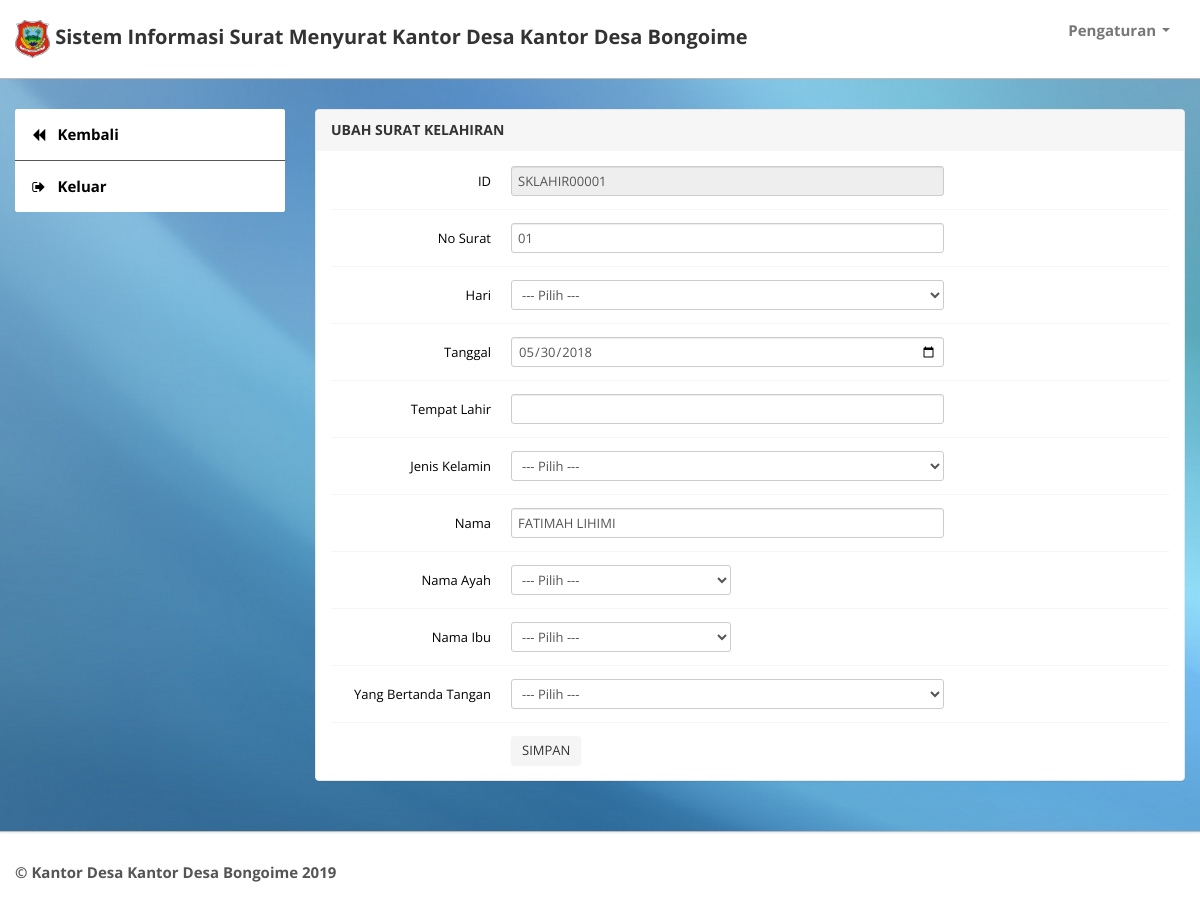
Page /ubah-s-kelahiran.php?id_s_kelahiran=SKLAHIR00001 (signed in) on the committed database.
### tables this page shows
CREATE TABLE `tbl_instansi` (
  `id_instansi` int(11) NOT NULL,
  `nm` varchar(100) NOT NULL
);

CREATE TABLE `tbl_s_kelahiran` (
  `id_s_kelahiran` varchar(30) NOT NULL,
  `no_surat_kelahiran` varchar(30) NOT NULL,
  `hari` varchar(25) NOT NULL,
  `tanggal` date NOT NULL,
  `jk_anak` varchar(25) NOT NULL,
  `nama_yg_lahir` varchar(100) NOT NULL,
  `nama_ibu` varchar(30) NOT NULL,
  `nama_ayah` varchar(30) NOT NULL,
  `id_pg` varchar(30) NOT NULL
);

### ubah-s-kelahiran.php (the view, shortened to what this page needs)
<?php
if(empty($_SESSION['username'] AND $_SESSION['hak_akses'])){
header("location:index.php");
}else{
?>
<?php
$id_s_kelahiran   	= $_GET['id_s_kelahiran'];
$query   		  	= mysqli_query($config, " SELECT * FROM  tbl_s_kelahiran where id_s_kelahiran='$id_s_kelahiran'");
$a=mysqli_fetch_array($query);
$id_s_kelahiran  	= $a['id_s_kelahiran'];
$no_surat_kelahiran = $a['no_surat_kelahiran'];
$tanggal			= $a['tanggal'];
$nama_yg_lahir	    = $a['nama_yg_lahir'];
$tempat_lahir		= $a['tempat_lahir'];
?>
<!DOCTYPE html>
<html lang="en">
<head>
	<link type="text/css" href="bootstrap/css/bootstrap.min.css" rel="stylesheet">
	<link type="text/css" href="bootstrap/css/bootstrap-responsive.min.css" rel="stylesheet">
	<link type="text/css" href="css/theme.css" rel="stylesheet">
	<link type="text/css" href="images/icons/css/font-awesome.css" rel="stylesheet">
	<link rel="stylesheet" href="https://ajax.googleapis.com/ajax/libs/jqueryui/1.12.1/themes/smoothness/jquery-ui.css">
	<link rel="stylesheet" href="https://cdnjs.cloudflare.com/ajax/libs/chosen/1.8.7/chosen.min.css">
</head>
<body>
	 <div class="navbar navbar-fixed-top">
            <div class="navbar-inner">
                <div class="container">
                        <a class="brand" href="">
                         <img width="35" height="35" src="logodesa/logodesa.png">
                        <?php
                        $query = mysqli_query($config, "SELECT * FROM tbl_instansi WHERE id_instansi");
                        $data=mysqli_fetch_assoc($query);
                        ?>
                        Sistem Informasi Surat Menyurat <?php echo 'Kantor Desa '.$data['nm']; ?>
                        </a>
                    <div class="nav-collapse collapse navbar-inverse-collapse">
                        <ul class="nav pull-right">
                            <li class="nav-user dropdown"><a href="#" class="dropdown-toggle" data-toggle="dropdown">
                                Pengaturan
                                <b class="caret"></b></a>
                            </li>
                        </ul>
                    </div>
                </div>
            </div>
        </div>
	<div class="wrapper">
		<div class="container">
			<div class="row">
				<div class="span3">
					 <div class="sidebar">
                            <ul class="widget widget-menu unstyled">
                                <li class="active"><a href="tabel-s-kelahiran.php"><i class="menu-icon icon-backward"></i>Kembali
                                </a></li>
                                 <li><a href="logout.php"><i class="menu-icon icon-signout">
                                </i>Keluar
                                </a></li>
                            </ul>
                        </div>
				</div>
				<div class="span9">
					<div class="content">
						<div class="module">
							<div class="module-head">
								<h3>UBAH SURAT KELAHIRAN</h3>
							</div>
							<div class="module-body">
									<form class="form-horizontal row-fluid" method="post" action="proses-ubah-s-kelahiran.php">
										<div class="control-group">
											<label class="control-label" for="basicinput">ID</label>
											<div class="controls">
												<input type="text" name="id_s_kelahiran" id="basicinput" class="span8" value="<?php echo $id_s_kelahiran; ?>" readonly>
											</div>
										</div>
										<div class="control-group">
											<label class="control-label" for="basicinput">No Surat</label>
											<div class="controls">
												<input type="text" name="no_surat_kelahiran" id="basicinput" class="span8" value="<?php echo $no_surat_kelahiran; ?>">
											</div>
										</div>
										<div class="control-group">
												<label class="control-label" for="basicinput">
												Hari</label>
												<div class="controls">
													<select name="hari" tabindex="1" data-placeholder="Select here.." class="span8">
														<option value="">--- Pilih ---</option>
													</select>
											  </div>
										</div>
										<div class="control-group">
											<label class="control-label" for="basicinput">Tanggal</label>
											<div class="controls">
												<input type="date" name="tanggal" id="basicinput" class="span8" value="<?php echo $tanggal; ?>">
											</div>
										</div>
										<div class="control-group">
											<label class="control-label" for="basicinput">Tempat Lahir</label>
											<div class="controls">
												<input type="text" name="tempat_lahir" id="basicinput" class="span8" autocomplete="off" value="<?php echo $tempat_lahir; ?>">
											</div>
										</div>
										<div class="control-group">
												<label class="control-label" for="basicinput">
												Jenis Kelamin</label>
												<div class="controls">
													<select name="jk_anak" tabindex="1" data-placeholder="Select here.." class="span8">
														<option value="">--- Pilih ---</option>
													</select>
											  </div>
										</div>
										<div class="control-group">
											<label class="control-label" for="basicinput">Nama</label>
											<div class="controls">
												<input type="text" name="nama_yg_lahir" id="basicinput" class="span8" value="<?php echo $nama_yg_lahir; ?>">
											</div>
										</div>
										<div class="control-group">
										<label class="control-label" for="basicinput">Nama Ayah</label>
											<div class="controls">
												<select name="nama_ayah" tabindex="1" class="chosen" >
													<option>--- Pilih ---</option>
												</select>
											</div>
										</div>
										<div class="control-group">
										<label class="control-label" for="basicinput">Nama Ibu</label>
											<div class="controls">
												<select name="nama_ibu" tabindex="1" class="chosen" >
													<option>--- Pilih ---</option>
												</select>
											</div>
										</div>
										<div class="control-group">
										<label class="control-label" for="basicinput">Yang Bertanda Tangan</label>
											<div class="controls">
												<select name="id_pg" tabindex="1" class="span8">
												<option>--- Pilih ---</option>
												</select>
											</div>
										</div>
										<div class="control-group">
											<div class="controls">
												<button name="simpan" type="submit" class="btn">SIMPAN</button>
											</div>
										</div>
									</form>
							</div>
						</div>
					</div>
				</div>
			</div>
		</div>
	</div>
	<div class="footer">
		<div class="container">
			 <b class="copyright">
                <?php
                $query = mysqli_query($config, "SELECT * FROM tbl_instansi WHERE id_instansi");
                $data=mysqli_fetch_assoc($query);
                ?>
                &copy; <?php echo 'Kantor Desa '.$data['nm'] . " " .date('Y'); ?>
            </b>
		</div>
	</div>
</body>
</html>
<?php
}
?>

### css/theme.css (style rules this page uses)
body { font-size: 15px; font-family: 'Open Sans', Arial, sans-serif; background: #fff; font-weight: bold; color: #000000; }
h1, h2, h3, h4, h5, h6 { color: #333; margin-top: 0 }
h3 { font-size: 20px }
strong, b { color: #555 }
.wrapper { background: url(../images/tema.jpg) #eee; border-bottom: 1px solid #bbb; -webkit-box-shadow: 0 1px 2px rgba(0,0,0,0.1); -moz-box-shadow: 0 1px 2px rgba(0,0,0,0.1); box-shadow: 0 1px 2px rgba(0,0,0,0.1); padding: 30px 0 }
.footer { color: #999; padding: 30px 0 60px }
form { margin: 0 }
select, textarea, input[type="text"], input[type="password"], input[type="datetime"], input[type="datetime-local"], input[type="date"], input[type="month"], input[type="time"], input[type="week"], input[type="number"], input[type="email"], input[type="url"], input[type="search"], input[type="tel"], input[type="color"], .uneditable-input, label, input, button, select, textarea { -webkit-border-radius: 3px; -moz-border-radius: 3px; border-radius: 3px; font-size: 13px; font-family: 'Open Sans', Tahoma, Arial, sans-serif }
body [class^="icon-"], body [class*=" icon-"] { font-size: 14px; line-height: 20px; height: 20px }
.module { background: #fff; -webkit-border-radius: 3px; -moz-border-radius: 3px; border-radius: 3px; border: 1px solid #ccc; border-bottom-color: #bbb; -webkit-box-shadow: 0 0 1px rgba(0,0,0,0.2); -moz-box-shadow: 0 0 1px rgba(0,0,0,0.2); box-shadow: 0 0 1px rgba(0,0,0,0.2); margin-bottom: 30px }
.form-horizontal .control-group, .form-vertical .control-group { margin-bottom: 0 }
.form-horizontal .control-group+.control-group, .form-vertical .control-group+.control-group { margin-top: 13px; padding-top: 13px; border-top: 1px solid #f5f5f5 }
.navbar { position: static!important; margin: 0!important }
.navbar .navbar-inner { background: #fff; border-bottom: 1px solid #bbb; -webkit-box-shadow: 0 1px 2px rgba(0,0,0,0.15); -moz-box-shadow: 0 1px 2px rgba(0,0,0,0.15); box-shadow: 0 1px 2px rgba(0,0,0,0.15) }
.navbar .brand { color: #333; font-weight: bold; font-size: 20px; margin-right: 20px; padding: 20px }
.navbar .nav>li>a { padding: 20px 15px; font-weight: bold; color: #777 }
.nav-user>a { height: 20px }
.btn, .btn-box { -webkit-border-radius: 3px; -moz-border-radius: 3px; border-radius: 3px }
.btn { font-size: 13px; font-weight: 600 }
.btn { display: inline-block; margin-bottom: 0; font-weight: 400; text-align: center; vertical-align: middle; cursor: pointer; background-image: none; border: 1px solid transparent; white-space: nowrap; padding: 4px 10px; font-size: 13px; line-height: 1.42857; border-radius: 4px; -webkit-user-select: none; -moz-user-select: none; -ms-user-select: none; user-select: none }
.widget-menu { background: #fff; -webkit-border-radius: 3px; -moz-border-radius: 3px; border-radius: 3px; overflow: hidden }
.widget-menu a { color: #000; font-weight: bold; display: block; line-height: 20px; padding: 15px; text-decoration: none!important }
.widget-menu .menu-icon { margin-right: 10px; color: #000000; -webkit-transition: all .2s ease-in-out; -moz-transition: all .2s ease-in-out; transition: all .2s ease-in-out; }
.widget-menu>li+li { border-top: 1px solid #555 }
.widget-menu>li>a { background-color: #ffffff; color: #000000; -webkit-transition: all .2s ease-in-out; -moz-transition: all .2s ease-in-out; transition: all .2s ease-in-out; }
.module { box-shadow: 0 0 3px rgba(0,0,0,.1); border-color: #e9e9e9; margin-bottom: 20px; background-color: #fff; border-radius: 4px; -webkit-box-shadow: 0 1px 1px rgba(0,0,0,.05); box-shadow: 0 1px 1px rgba(0,0,0,.05); }
.module-head { color: #767676; background-color: #f6f6f6; border-color: #e9e9e9; padding: 10px 15px; border-bottom: 1px solid transparent; border-top-right-radius: 3px; border-top-left-radius: 3px; }
.module-head h3 { font-size: 14px; line-height: 20px; height: 20px; margin: 0 }
.module-body { padding: 15px }

### rows in the picture
tbl_instansi: nm "Kantor Desa Bongoime"
tbl_s_kelahiran: id_s_kelahiran "SKLAHIR00001", no_surat_kelahiran "01", tanggal "05/30/2018", nama_yg_lahir "FATIMAH LIHIMI"
